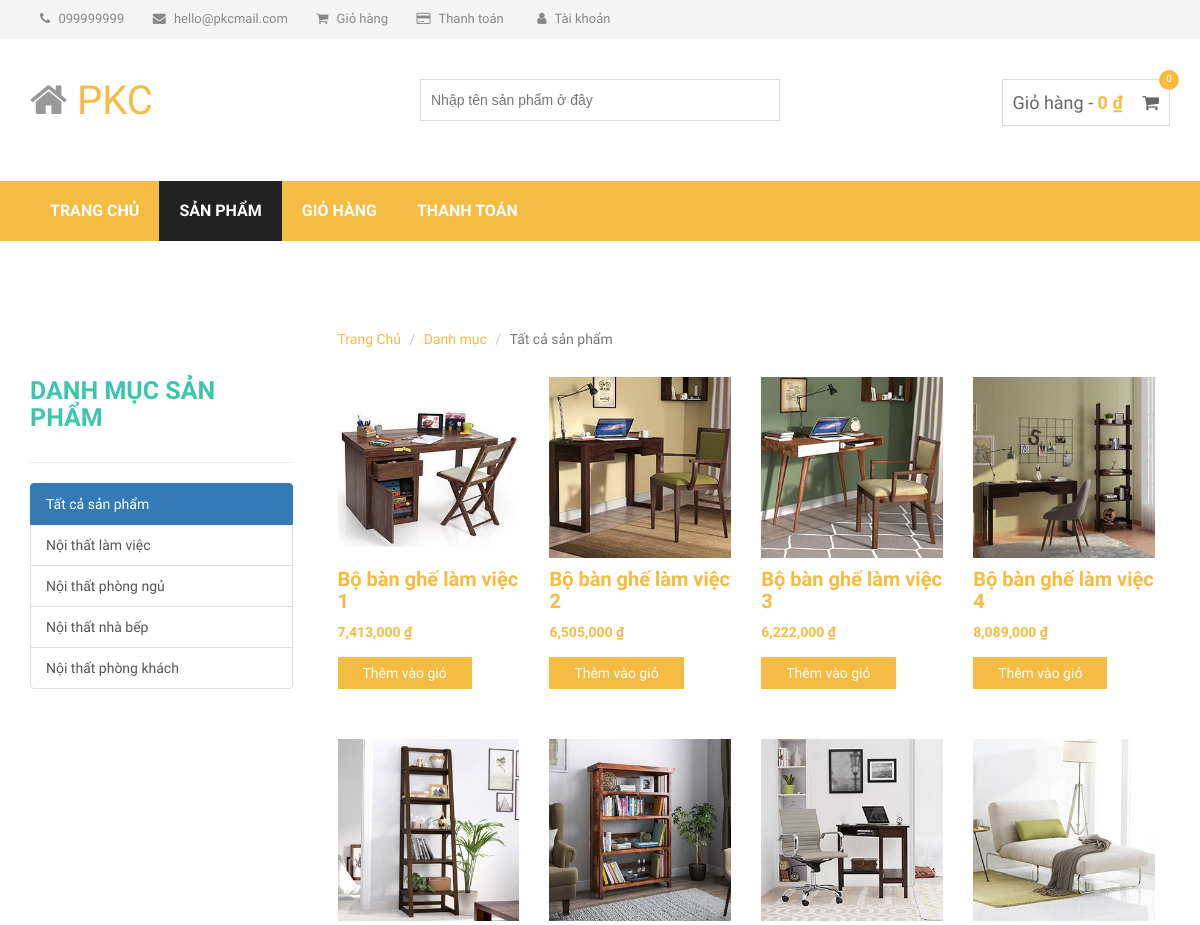
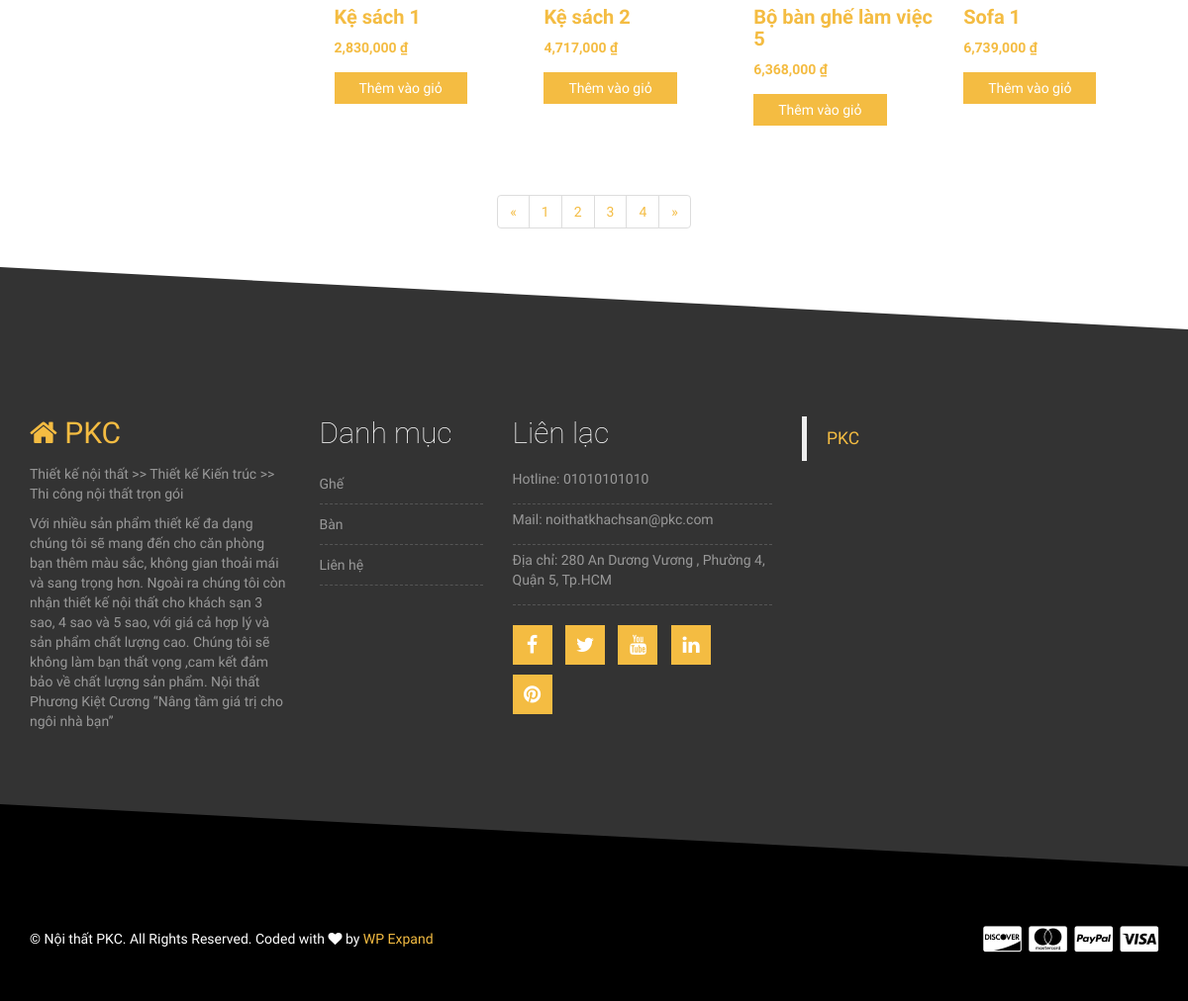
The page /product.php on the database its author committed (2 pictures, top to bottom).
### tables this page shows
CREATE TABLE IF NOT EXISTS `loai_san_pham` (
  `id_loai` int(11) NOT NULL AUTO_INCREMENT,
  `ten_loai` varchar(150) NOT NULL,
  PRIMARY KEY (`id_loai`)
);

CREATE TABLE IF NOT EXISTS `san_pham` (
  `id_sp` int(11) NOT NULL AUTO_INCREMENT,
  `ten_sp` varchar(150) NOT NULL,
  `id_loai` int(11) NOT NULL,
  `don_gia` int(20) NOT NULL,
  `hinh` varchar(300) NOT NULL,
  PRIMARY KEY (`id_sp`)
);

### templates/layout.php (called while the page is built)
<?php
include("head.php");
include("header-area.php");
include("site-branding-area.php");
include("mainmenu.php");
include("content.php");
include("footer-top.php");
include("footer-bottom.php");
?>

### product.php (called while the page is built, shortened)
<?php
include("process/xemSanPham.php");
include("process/xemLoaiSanPham.php");
$pmodel=new pModel();
$tmodel = new tModel();
$lmodel = new tModel();
$dssp = new pModel();
$allloai = $tmodel->Xem_tat_ca();
$pagecount=1;
$ds_sp=$pmodel->Xem_tat_ca();
$arrtensp = array();
$arrsp = array();
$i = 0;
if(isset($_GET["search"])){
    $searchlist=$dssp->Tim_san_pham($_GET["search"]);
    foreach($searchlist as $sp){
        $arrtensp[]=$sp->ten_sp;
        $arrsp[$pagecount][] = $sp;
        $i++;
        if($i==8){
            $pagecount++;
            $i=0;
        }
    }
}
else{
    if(isset($_GET["loai"])){
        $loai = $lmodel->Xem_chi_tiet($_GET["loai"]);
        $sploai = $dssp->Xem_theo_loai($loai->id_loai);
        foreach($sploai as $sp){
            $arrtensp[]=$sp->ten_sp;
            $arrsp[$pagecount][] = $sp;
            $i++;
            if($i==8){
                $pagecount++;
                $i=0;
            }
        }
    }
    else{
    foreach($ds_sp as $sp){
        $arrsp[$pagecount][] = $sp;
        $i++;
        if($i==8){
            $pagecount++;
            $i=0;
        }
    }
}
}
include("templates/layout.php");
?>

### lib/database.php (called while the page is built, shortened)
<?php
class database{
    protected $pdo = NULL;
    protected $sql = '';
    public function __construct() {
        try
		{
			$this->pdo = new PDO("mysql:host=".DB_HOST."; dbname=".DB_NAME,DB_USER,DB_PWD);
			$this->pdo->query('set names "utf8"');
		}
		catch(PDOException $ex )
		{
			die($ex->getMessage());
		}
    }
    public function setQuery($sql) {
        $this->sql = $sql;
    }
    public function execute($options=array()) {
        $this->sta = $this->pdo->prepare($this->sql);
        $this->sta->execute();
        return $this->sta;
    }
    public function loadAllRows($options=array()) {
        if(!$options) {
            if(!$result = $this->execute())
                return false;
        }
        else {
            if(!$result = $this->execute($options))
                return false;
        }
        return $result->fetchAll(PDO::FETCH_OBJ);
    }
}
?>

### process/xemLoaiSanPham.php (called while the page is built, shortened)
<?php
include_once("lib/database.php");
class tModel extends database
{
	public function Xem_tat_ca()
	{
		$sql="SELECT * FROM loai_san_pham";
		return $this->loadAllRows();
	}
}
?>

### process/xemSanPham.php (called while the page is built, shortened)
<?php
include_once("lib/database.php");
class pModel extends database
{
	public function Xem_tat_ca($vt=-1,$limit=-1)
	{
		$sql="SELECT * FROM san_pham ";
		return $this->loadAllRows();
	}
}
?>

### views/products/product_list.php (the view, shortened to what this page needs)
<div class="col-md-9">
<?php
foreach($arrsp[isset($_GET["page"])?$page=$_GET["page"]:$page=1] as $sanpham){
?>
         <div class="col-md-3 col-sm-6">
                    <div class="single-shop-product">
                        <div class="product-upper">
                        	<a href="detail.php?id_sp=<?php echo $sanpham->id_sp;?>" title="<?php echo $sanpham->ten_sp; ?>" id="tensp<?php echo $sanpham->id_sp?>">
                            <img src="img/<?php echo $sanpham->hinh?>" alt="">
                            </a>
                        </div>
                        <h2><a href="detail.php?id_sp=<?php echo $sanpham->id_sp;?>" title="<?php echo $sanpham->ten_sp; ?>" id="tensp<?php echo $sanpham->id_sp?>"><?php echo $sanpham->ten_sp; ?></a></h2>
                        <div class="product-carousel-price">
                            <ins><?php echo number_format($sanpham->don_gia)." "?>₫</ins>
                        </div>
                        <div class="product-option-shop">
                            <a class="add_to_cart_button" data-quantity="1" data-product_sku="" data-product_id="70" rel="nofollow" href="javascript:void(0)" id="<?php echo $sanpham->id_sp?>" >Thêm vào giỏ</a>
                        </div>
                    </div>
                </div>
<?php
}
?>
</div>

### views/products/list-group.php
<div class="col-md-3">
    <h3 class="sidebar-title">Danh mục sản phẩm</h3>
    <hr />
    <?php if(isset($loai)){
        ?>
    <ul class="list-group">
        <a href="product.php" class="list-group-item">Tất cả sản phẩm</a>
        <?php
        foreach($allloai as $loaisp){
            if($loaisp == $loai){
            ?>
            <p class="list-group-item active"><?php echo $loaisp->ten_loai?></p>
            <?php
        }
        else{
        ?>
        <a href="product.php?loai=<?php echo $loaisp->id_loai?>" class="list-group-item"><?php echo $loaisp->ten_loai?></a>
            <?php
        }
    }
        ?>
    </ul>
    <?php
    }
    else{
        ?>
    <ul class="list-group">
        <a href="product.php" class="list-group-item active">Tất cả sản phẩm</a>
        <?php
        foreach($allloai as $loaisp){
        ?>
        <a href="product.php?loai=<?php echo $loaisp->id_loai?>" class="list-group-item"><?php echo $loaisp->ten_loai?></a>
            <?php
        }
        ?>
    </ul>
    <?php
    } ?>
</div>

### css/style.css (style rules this page uses)
img { max-width: 100%; height: auto; }
h1, h2, h3, h4, h5, h6 { font-weight: 700; margin: 0 0 15px; }
body { font-family: 'Titillium Web', sans-serif; }
.product-carousel-price ins { color: #f4bc42; font-weight: 700; margin-right: 5px; text-decoration: none; }
a { color: #f4bc42 }
.sidebar-title { color: #3dc6ab; font-size: 25px; margin-bottom: 30px; text-transform: uppercase; }
.add_to_cart_button { background: none repeat scroll 0 0 #f4bc42; border: medium none; color: #fff; padding: 6px 25px;display: inline-block }
.single-shop-product h2 { font-size: 20px; margin: 10px 0; }
.product-option-shop { margin-top: 15px; }
.single-shop-product { margin-bottom: 50px }

### rows shown on the page
loai_san_pham: ten_loai "Nội thất làm việc"
loai_san_pham: ten_loai "Nội thất phòng ngủ"
loai_san_pham: ten_loai "Nội thất nhà bếp"
loai_san_pham: ten_loai "Nội thất phòng khách"
san_pham: hinh (picture), ten_sp "Bộ bàn ghế làm việc 1", don_gia "7,413,000"
san_pham: hinh (picture), ten_sp "Bộ bàn ghế làm việc 2", don_gia "6,505,000"
san_pham: hinh (picture), ten_sp "Bộ bàn ghế làm việc 3", don_gia "6,222,000"
san_pham: hinh (picture), ten_sp "Bộ bàn ghế làm việc 4", don_gia "8,089,000"
san_pham: hinh (picture), ten_sp "Kệ sách 1", don_gia "2,830,000"
san_pham: hinh (picture), ten_sp "Kệ sách 2", don_gia "4,717,000"
san_pham: hinh (picture), ten_sp "Bộ bàn ghế làm việc 5", don_gia "6,368,000"
san_pham: hinh (picture), ten_sp "Sofa 1", don_gia "6,739,000"
